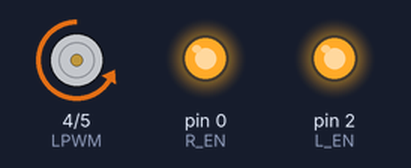
The sketch below on a simulated Arduino Uno, built with avr-gcc and run on an emulated ATmega328P. Shown: motor-driver pin pairs drawn as motors (green arrow = first pin HIGH = forward, orange = second pin HIGH = backward, longer = more drive), output pins drawn as LEDs (lit = HIGH).

Above: at 0.5 s.
At 2.5 s:
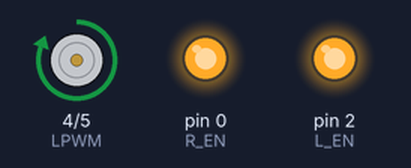
At 3.5 s:
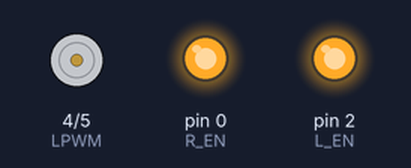
Timing chart, 0 to 5.2 s (numbered marks = the images above):
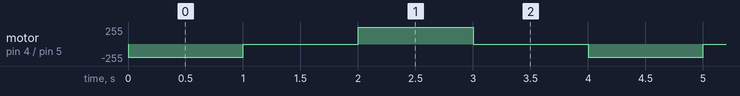

The sketch:

BTS7960.ino
```cpp
#define RPWM 5 // GPIO5 (D1)
#define LPWM 4 // GPIO4 (D2)
#define R_EN 0 // GPIO0 (D3)
#define L_EN 2 // GPIO2 (D4)
#define PWM_SPEED 200 // Speed value (0-1023 for ESP8266)

void setup() {
    pinMode(RPWM, OUTPUT);
    pinMode(LPWM, OUTPUT);
    pinMode(R_EN, OUTPUT);
    pinMode(L_EN, OUTPUT);

    digitalWrite(R_EN, HIGH); // Enable right side
    digitalWrite(L_EN, HIGH); // Enable left side
}

void loop() {
    // Rotate forward
    analogWrite(RPWM, PWM_SPEED);
    analogWrite(LPWM, 0);
    delay(1000); // Run for 3 seconds

    // Stop
    analogWrite(RPWM, 0);
    analogWrite(LPWM, 0);
    delay(1000); // Pause for 1 second

    // Rotate backward
    analogWrite(RPWM, 0);
    analogWrite(LPWM, PWM_SPEED);
    delay(1000); // Run for 3 seconds

    // Stop
    analogWrite(RPWM, 0);
    analogWrite(LPWM, 0);
    delay(1000); // Pause for 1 second
}
```

Measured:
- by itself, motor on pin 4 (LPWM) / pin 5 (RPWM): repeats every 4.0 s: stopped 1.0 s, forward 255/255 1.0 s, stopped 1.0 s, backward 200/255 1.0 s
